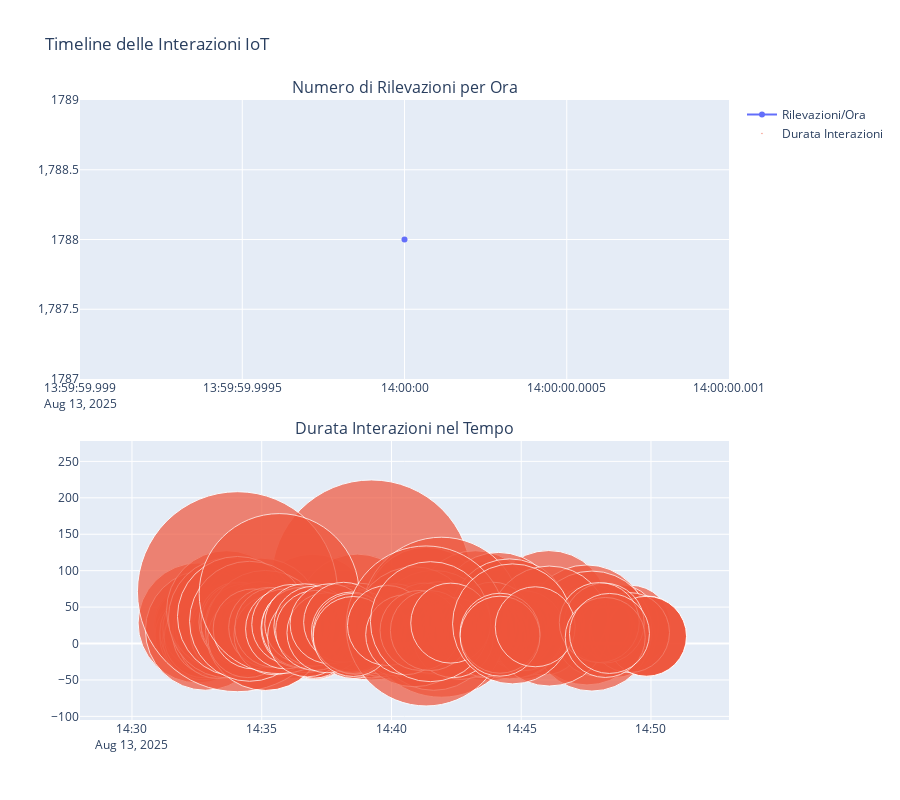
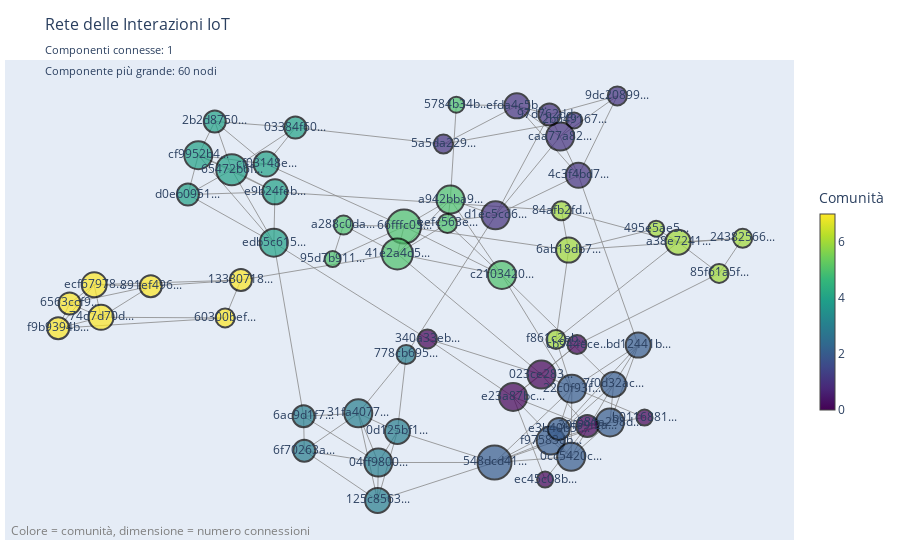

Notebook cell for these charts, in order:
### Code cell
analyzer = analyze_iot_data(df)

interactions = analyzer.interactions_df
device_stats = analyzer.device_stats_df
network_metrics = analyzer.network_metrics
communities = analyzer.communities

### Figure 1 — Plotly figure (JSON) as saved in the notebook; plotly's stock layout.template omitted (floating-point values rounded to 4 significant figures; data arrays with more than 128 entries replaced by an {"elided": "..."} marker saying what was removed)
{"data": [{"mode": "lines+markers", "name": "Rilevazioni/Ora", "type": "scatter", "x": ["2025-08-13T14:00:00.000000000"], "xaxis": "x", "y": [1788], "yaxis": "y"}, {"marker": {"size": {"elided": "186 int values"}, "sizemin": 4, "sizemode": "diameter", "sizeref": 0.025}, "mode": "markers", "name": "Durata Interazioni", "type": "scatter", "x": {"elided": "186 str values"}, "xaxis": "x2", "y": {"elided": "186 float values"}, "yaxis": "y2"}], "layout": {"annotations": [{"font": {"size": 16}, "showarrow": false, "text": "Numero di Rilevazioni per Ora", "x": 0.5, "xanchor": "center", "xref": "paper", "y": 1, "yanchor": "bottom", "yref": "paper"}, {"font": {"size": 16}, "showarrow": false, "text": "Durata Interazioni nel Tempo", "x": 0.5, "xanchor": "center", "xref": "paper", "y": 0.45, "yanchor": "bottom", "yref": "paper"}], "height": 800, "title": {"text": "Timeline delle Interazioni IoT"}, "xaxis": {"anchor": "y", "domain": [0, 1]}, "xaxis2": {"anchor": "y2", "domain": [0, 1]}, "yaxis": {"anchor": "x", "domain": [0.55, 1]}, "yaxis2": {"anchor": "x2", "domain": [0, 0.45]}}}

### Figure 2 — Plotly figure (JSON) as saved in the notebook; plotly's stock layout.template omitted (floating-point values rounded to 4 significant figures; data arrays with more than 128 entries replaced by an {"elided": "..."} marker saying what was removed)
{"data": [{"hoverinfo": "none", "line": {"color": "#888", "width": 0.8}, "mode": "lines", "type": "scatter", "x": {"elided": "405 float values"}, "y": {"elided": "405 float values"}}, {"hoverinfo": "text", "hovertext": ["Device: 2b2d8750-2cab-4e70-82ed-b8d14d6c03fc<br>Connessioni: 4<br>Tempo totale: 147.0s<br>Comunità: 4", "Device: f97583db-9bcd-4bad-9720-eb597c1b0f68<br>Connessioni: 6<br>Tempo totale: 106.3s<br>Comunità: 2", "Device: e23a87bc-1d03-4029-8ef3-00f3c362d206<br>Connessioni: 6<br>Tempo totale: 208.6s<br>Comunità: 0", "Device: 495e5ae5-1515-4d2a-b62d-fc555caefd7b<br>Connessioni: 2<br>Tempo totale: 97.4s<br>Comunità: 6", "Device: 04ff9800-d20d-41b9-b477-56568bba397c<br>Connessioni: 6<br>Tempo totale: 149.9s<br>Comunità: 3", "Device: 74d7d70d-dc98-4864-bf63-a13084d17306<br>Connessioni: 5<br>Tempo totale: 185.4s<br>Comunità: 7", "Device: 31fa4077-11be-4e31-aaa3-b6a85a08f706<br>Connessioni: 6<br>Tempo totale: 214.8s<br>Comunità: 3", "Device: 125c8563-5d30-429d-81ee-6a43b4b577dd<br>Connessioni: 5<br>Tempo totale: 63.5s<br>Comunità: 3", "Device: c2103420-7e4d-429a-8610-419ef7b6901d<br>Connessioni: 6<br>Tempo totale: 99.8s<br>Comunità: 5", "Device: 66fffc05-4e9b-4381-b8ab-8fc7a42b6704<br>Connessioni: 8<br>Tempo totale: 218.7s<br>Comunità: 5", "Device: 891ef496-9aa8-469a-a6fa-cd0e1a3742f3<br>Connessioni: 4<br>Tempo totale: 129.1s<br>Comunità: 7", "Device: 581a298d-9725-402e-952f-34100c626d19<br>Connessioni: 6<br>Tempo totale: 190.4s<br>Comunità: 2", "Device: eefc563e-953b-4803-b3b5-0be7a6a808f5<br>Connessioni: 3<br>Tempo totale: 79.3s<br>Comunità: 5", "Device: ecf67978-52c5-44a1-a1e8-8e86b128db65<br>Connessioni: 5<br>Tempo totale: 105.1s<br>Comunità: 7", "Device: d1ec5cd6-e228-43ba-9948-094d221f2b6f<br>Connessioni: 6<br>Tempo totale: 163.2s<br>Comunità: 1", "Device: 5a5da229-4c7c-422a-b906-a1c3a9c17d6a<br>Connessioni: 3<br>Tempo totale: 72.1s<br>Comunità: 1", "Device: 9dc20899-8030-4848-b66d-3c3243a7043e<br>Connessioni: 3<br>Tempo totale: 70.3s<br>Comunità: 1", "Device: 2b649167-9930-4903-a283-5787f31080b9<br>Connessioni: 2<br>Tempo totale: 40.2s<br>Comunità: 1", "Device: 22c0f93f-4734-4974-b49c-28a5eff854ed<br>Connessioni: 6<br>Tempo totale: 58.8s<br>Comunità: 2", "Device: bd12441b-07a7-4da8-8118-7d8032c0bb9e<br>Connessioni: 5<br>Tempo totale: 99.4s<br>Comunità: 2", "Device: e9b24feb-3118-47ef-854a-064dbd448daa<br>Connessioni: 5<br>Tempo totale: 194.1s<br>Comunità: 4", "Device: cf9952b4-4ea0-4b4a-9ec0-2ac55662d78e<br>Connessioni: 6<br>Tempo totale: 227.3s<br>Comunità: 4", "Device: cb944ece-bb27-4483-b3eb-5ede215f246f<br>Connessioni: 3<br>Tempo totale: 111.8s<br>Comunità: 0", "Device: d0eb0951-4f8c-42c3-9b67-3d3633abfceb<br>Connessioni: 4<br>Tempo totale: 79.7s<br>Comunità: 4", "Device: 023ce283-bd59-412d-b812-7c69da1fddac<br>Connessioni: 6<br>Tempo totale: 194.1s<br>Comunità: 0", "Device: 6ab18db7-c83a-4755-ad1c-d670a72b0ea1<br>Connessioni: 5<br>Tempo totale: 105.4s<br>Comunità: 6", "Device: 4c3f4bd7-a49e-404d-bb9e-75fab08c01b7<br>Connessioni: 5<br>Tempo totale: 127.9s<br>Comunità: 1", "Device: e3b40b5f-6445-4988-a335-cd626cad60b2<br>Connessioni: 4<br>Tempo totale: 94.0s<br>Comunità: 2", "Device: 340a33eb-ab2f-48c5-844d-a65570723a0d<br>Connessioni: 3<br>Tempo totale: 104.8s<br>Comunità: 0", "Device: 6ac9d1f7-87c3-433c-b121-c6bd80c3b3dd<br>Connessioni: 4<br>Tempo totale: 159.0s<br>Comunità: 3", "Device: 0cc5420c-446e-4b3a-9e5f-7f9940905c6a<br>Connessioni: 6<br>Tempo totale: 164.9s<br>Comunità: 2", "Device: caa77a82-37be-4544-b4cb-a1914d56c4fd<br>Connessioni: 6<br>Tempo totale: 200.0s<br>Comunità: 1", "Device: 6563ccf9-b157-4eef-ad37-93eb72648a35<br>Connessioni: 4<br>Tempo totale: 217.0s<br>Comunità: 7", "Device: cf03148e-0d7d-472e-8c1b-246efe31f1c7<br>Connessioni: 5<br>Tempo totale: 85.0s<br>Comunità: 4", "Device: 5784b34b-f637-49ba-95ce-43fd98643da5<br>Connessioni: 2<br>Tempo totale: 51.7s<br>Comunità: 5", "Device: 84afb2fd-6077-49ab-9170-476185f7b5a0<br>Connessioni: 3<br>Tempo totale: 54.9s<br>Comunità: 6", "Device: f9b9394b-7d21-45e3-bb70-e593660c456d<br>Connessioni: 4<br>Tempo totale: 135.7s<br>Comunità: 7", "Device: 97d762dd-1b37-4b3a-8541-733e8ad5abf2<br>Connessioni: 4<br>Tempo totale: 159.1s<br>Comunità: 1", "Device: 60300bef-0aa0-4abe-bdf0-11f348be9a07<br>Connessioni: 3<br>Tempo totale: 67.2s<br>Comunità: 7", "Device: 548dcd41-c18b-4828-9dda-bac06dca6665<br>Connessioni: 8<br>Tempo totale: 218.1s<br>Comunità: 2", "Device: 778cb695-778b-4d2f-abf6-bfa46143a9a4<br>Connessioni: 3<br>Tempo totale: 137.5s<br>Comunità: 3", "Device: 65472b6f-1889-4fa7-86d7-c90824e7a900<br>Connessioni: 7<br>Tempo totale: 339.7s<br>Comunità: 4", "Device: 95d7b911-1c4e-4a71-b669-9cb838018663<br>Connessioni: 2<br>Tempo totale: 78.2s<br>Comunità: 5", "Device: b0116881-9047-4eec-ac71-26879e8c0af2<br>Connessioni: 2<br>Tempo totale: 71.2s<br>Comunità: 0", "Device: ec45c08b-0f47-4491-9f76-38df1c8c22a2<br>Connessioni: 2<br>Tempo totale: 53.2s<br>Comunità: 0", "Device: 41e2a4d5-f185-422a-bb3f-61c6ce262e83<br>Connessioni: 7<br>Tempo totale: 187.5s<br>Comunità: 5", "Device: 24382566-3621-4e54-8914-e4baaab83030<br>Connessioni: 3<br>Tempo totale: 97.2s<br>Comunità: 6", "Device: 7f0d32ac-f03a-47d8-865c-876bc3733a7f<br>Connessioni: 5<br>Tempo totale: 145.9s<br>Comunità: 2", "Device: 30f69f2a-3f9d-417f-9460-3bacb40fcce8<br>Connessioni: 4<br>Tempo totale: 140.0s<br>Comunità: 0", "Device: f861c2eb-e9a6-4870-a63e-917370f0339a<br>Connessioni: 3<br>Tempo totale: 39.2s<br>Comunità: 6", "Device: 03384f60-ce21-47f8-a7e4-d3b6f87d9d1f<br>Connessioni: 4<br>Tempo totale: 93.7s<br>Comunità: 4", "Device: a288c0da-9a28-4c35-a1b1-51aaf9f2a3c5<br>Connessioni: 3<br>Tempo totale: 81.0s<br>Comunità: 5", "Device: a38e7241-f084-48d7-b903-8a127d5b3028<br>Connessioni: 5<br>Tempo totale: 167.1s<br>Comunità: 6", "Device: 6f70263a-ab1d-41e8-b509-8ac7124e803b<br>Connessioni: 4<br>Tempo totale: 107.5s<br>Comunità: 3", "Device: 0d125bf1-a2bc-4cc6-b37a-51bf12180941<br>Connessioni: 5<br>Tempo totale: 131.8s<br>Comunità: 3", "Device: efda4c5b-9400-4035-ad5f-23e123f7d257<br>Connessioni: 5<br>Tempo totale: 144.9s<br>Comunità: 1", "Device: 13330718-fa81-489a-9c97-a84a344cff11<br>Connessioni: 4<br>Tempo totale: 101.0s<br>Comunità: 7", "Device: 85f61a5f-b837-4d48-b361-69f1b2c87ae3<br>Connessioni: 3<br>Tempo totale: 62.3s<br>Comunità: 6", "Device: a942bba9-2ad7-4a07-9b61-d30c745a55ad<br>Connessioni: 6<br>Tempo totale: 163.8s<br>Comunità: 5", "Device: edb5c615-33c9-423d-8ef1-2b575dfaecac<br>Connessioni: 6<br>Tempo totale: 170.1s<br>Comunità: 4"], "marker": {"color": [4, 2, 0, 6, 3, 7, 3, 3, 5, 5, 7, 2, 5, 7, 1, 1, 1, 1, 2, 2, 4, 4, 0, 4, 0, 6, 1, 2, 0, 3, 2, 1, 7, 4, 5, 6, 7, 1, 7, 2, 3, 4, 5, 0, 0, 5, 6, 2, 0, 6, 4, 5, 6, 3, 3, 1, 7, 6, 5, 4], "colorbar": {"len": 0.5, "thickness": 15, "title": {"text": "Comunità"}, "x": 1.02}, "colorscale": [[0, "#440154"], [0.1111, "#482878"], [0.2222, "#3e4989"], [0.3333, "#31688e"], [0.4444, "#26828e"], [0.5556, "#1f9e89"], [0.6667, "#35b779"], [0.7778, "#6ece58"], [0.8889, "#b5de2b"], [1, "#fde725"]], "line": {"color": "black", "width": 2}, "showscale": true, "size": [22, 28, 28, 16, 28, 25, 28, 25, 28, 34, 22, 28, 19, 25, 28, 19, 19, 16, 28, 25, 25, 28, 19, 22, 28, 25, 25, 22, 19, 22, 28, 28, 22, 25, 16, 19, 22, 22, 19, 34, 19, 31, 16, 16, 16, 31, 19, 25, 22, 19, 22, 19, 25, 22, 25, 25, 22, 19, 28, 28]}, "mode": "markers+text", "text": ["2b2d8750...", "f97583db...", "e23a87bc...", "495e5ae5...", "04ff9800...", "74d7d70d...", "31fa4077...", "125c8563...", "c2103420...", "66fffc05...", "891ef496...", "581a298d...", "eefc563e...", "ecf67978...", "d1ec5cd6...", "5a5da229...", "9dc20899...", "2b649167...", "22c0f93f...", "bd12441b...", "e9b24feb...", "cf9952b4...", "cb944ece...", "d0eb0951...", "023ce283...", "6ab18db7...", "4c3f4bd7...", "e3b40b5f...", "340a33eb...", "6ac9d1f7...", "0cc5420c...", "caa77a82...", "6563ccf9...", "cf03148e...", "5784b34b...", "84afb2fd...", "f9b9394b...", "97d762dd...", "60300bef...", "548dcd41...", "778cb695...", "65472b6f...", "95d7b911...", "b0116881...", "ec45c08b...", "41e2a4d5...", "24382566...", "7f0d32ac...", "30f69f2a...", "f861c2eb...", "03384f60...", "a288c0da...", "a38e7241...", "6f70263a...", "0d125bf1...", "efda4c5b...", "13330718...", "85f61a5f...", "a942bba9...", "edb5c615..."], "textposition": "middle center", "type": "scatter", "x": [-0.5827, 0.3125, 0.2125, 0.5936, -0.1468, -0.8859, -0.2002, -0.1487, 0.1825, -0.07835, -0.7533, 0.4705, 0.03729, -0.9041, 0.1655, 0.02678, 0.4902, 0.3752, 0.369, 0.5459, -0.4222, -0.6266, 0.3827, -0.6543, 0.2878, 0.3604, 0.3865, 0.3342, -0.0158, -0.3459, 0.3671, 0.3378, -0.9696, -0.4456, 0.06116, 0.3412, -1, 0.3093, -0.5551, 0.1629, -0.07253, -0.5374, -0.2686, 0.5626, 0.2977, -0.09617, 0.8243, 0.4802, 0.4101, 0.3268, -0.3678, -0.2396, 0.6522, -0.3441, -0.09595, 0.2223, -0.513, 0.7615, 0.04525, -0.4253], "y": [0.6134, -0.562, -0.4013, 0.2184, -0.6429, -0.1079, -0.4616, -0.7823, 0.04795, 0.2267, 0.006817, -0.4955, 0.2378, 0.01201, 0.2677, 0.5301, 0.7076, 0.6171, -0.371, -0.2103, 0.3541, 0.4891, -0.2084, 0.3441, -0.3188, 0.1395, 0.4152, -0.519, -0.1876, -0.4725, -0.6217, 0.5578, -0.05673, 0.4565, 0.6751, 0.2846, -0.1482, 0.6389, -0.1103, -0.6427, -0.2448, 0.4356, 0.1066, -0.4771, -0.7058, 0.1256, 0.183, -0.3552, -0.5084, -0.1894, 0.5909, 0.2316, 0.1688, -0.5993, -0.5285, 0.671, 0.02937, 0.05375, 0.3258, 0.1668]}], "layout": {"annotations": [{"font": {"color": "gray", "size": 12}, "showarrow": false, "text": "Colore = comunità, dimensione = numero connessioni", "x": 0.005, "xanchor": "left", "xref": "paper", "y": -0.002, "yanchor": "bottom", "yref": "paper"}], "hovermode": "closest", "margin": {"b": 20, "l": 5, "r": 5, "t": 60}, "showlegend": false, "title": {"font": {"size": 16}, "text": "Rete delle Interazioni IoT<br><sub>Componenti connesse: 1<br>Componente più grande: 60 nodi</sub>"}, "xaxis": {"showgrid": false, "showticklabels": false, "zeroline": false}, "yaxis": {"showgrid": false, "showticklabels": false, "zeroline": false}}}
